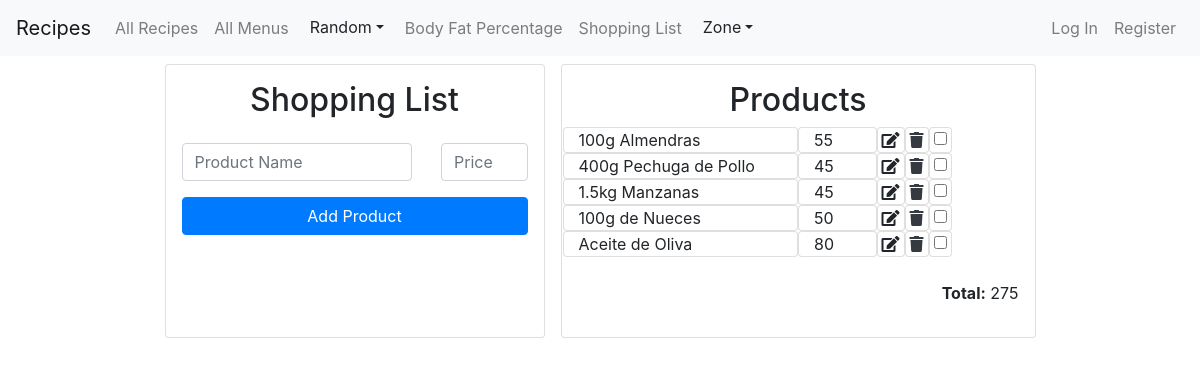
The app's page /shopping_list with its own data.
### app/models.py (models this page shows, shortened)
class Product(models.Model):
    name = models.CharField(max_length=30)
    price = models.IntegerField()
    checked = models.BooleanField(default=False)

### app/views.py (the view)
# urls.py: path("shopping_list", views.shopping_list, name="shopping_list"),
def shopping_list(request):
    products = Product.objects.all()
    return render(request, 'app/shopping_list.html',{
        'products': products
    })

### app/templates/app/shopping_list.html (shortened to what this page needs)
{% extends "app/layout.html" %}
{% block body %}
  <div class="container">
    <div class="row justify-content-center">
      <div class="card col-lg-4 col-sm-8 m-2 p-3 text-center">
        <h2>Shopping List</h2>
        <form  onsubmit="add_product(); return false" class="mt-3">
          <div class="form-group d-flex justify-content-between">
            <input autofocus class="form-control col-8" type="text" id="product_name" placeholder="Product Name" required>
            <input class="form-control col-3" type="number" min="1" id="product_price" placeholder="Price">
          </div>
          <input class="btn btn-primary w-100 mb-5" type="submit" value="Add Product">
        </form>
      </div>
      <div class="card col-lg-5 col-sm-7 text-center m-2 p-3">
        <h2>Products</h2>
        <div id="products" class="text-left">
          {% for product in products %}
            <div class="row">
              {% if product.checked == False %}
              <span class="col-6 card">
                {{product.name}}
              </span>
              {% else %}
              <span class="col-6 card text-muted" style="text-decoration: line-through;">
                {{product.name}}
              </span>
              {% endif %}
              <span class="price col-lg-2 col-sm-3 card">{{product.price}}</span>
              <i class="card fa fa-edit p-1" data-bs-toggle="modal" data-bs-target="#myModal"
                              data-id="{{product.id}}"
                              data-name="{{product.name}}"
                              data-price="{{product.price}}"
                              onclick="fill_modal(event)" title="edit product"></i>
              <a  href="{% url 'delete_product' product.id %}" class="delete card">
                <i class='fa fa-trash text-dark m-1' title="delete product"></i>
              </a>
              <a  href="{% url 'check_uncheck' product.id %}" class="check card">
                {% if product.checked %}
                <input type="checkbox" checked class="m-1" title="uncheck product">
                {% else %}
                <input type="checkbox" class="m-1" title="check product">
                {% endif %}
              </a>
            </div>
          {% endfor %}
          </div>
        <p class="text-right mt-4"><b>Total:</b> <span id="total">0</span></p>
      </div>
    </div>
  </div>
{% endblock %}

### records on screen
Product: name "100g Almendras", price "55"
Product: name "400g Pechuga de Pollo", price "45"
Product: name "1.5kg Manzanas", price "45"
Product: name "100g de Nueces", price "50"
Product: name "Aceite de Oliva", price "80"
